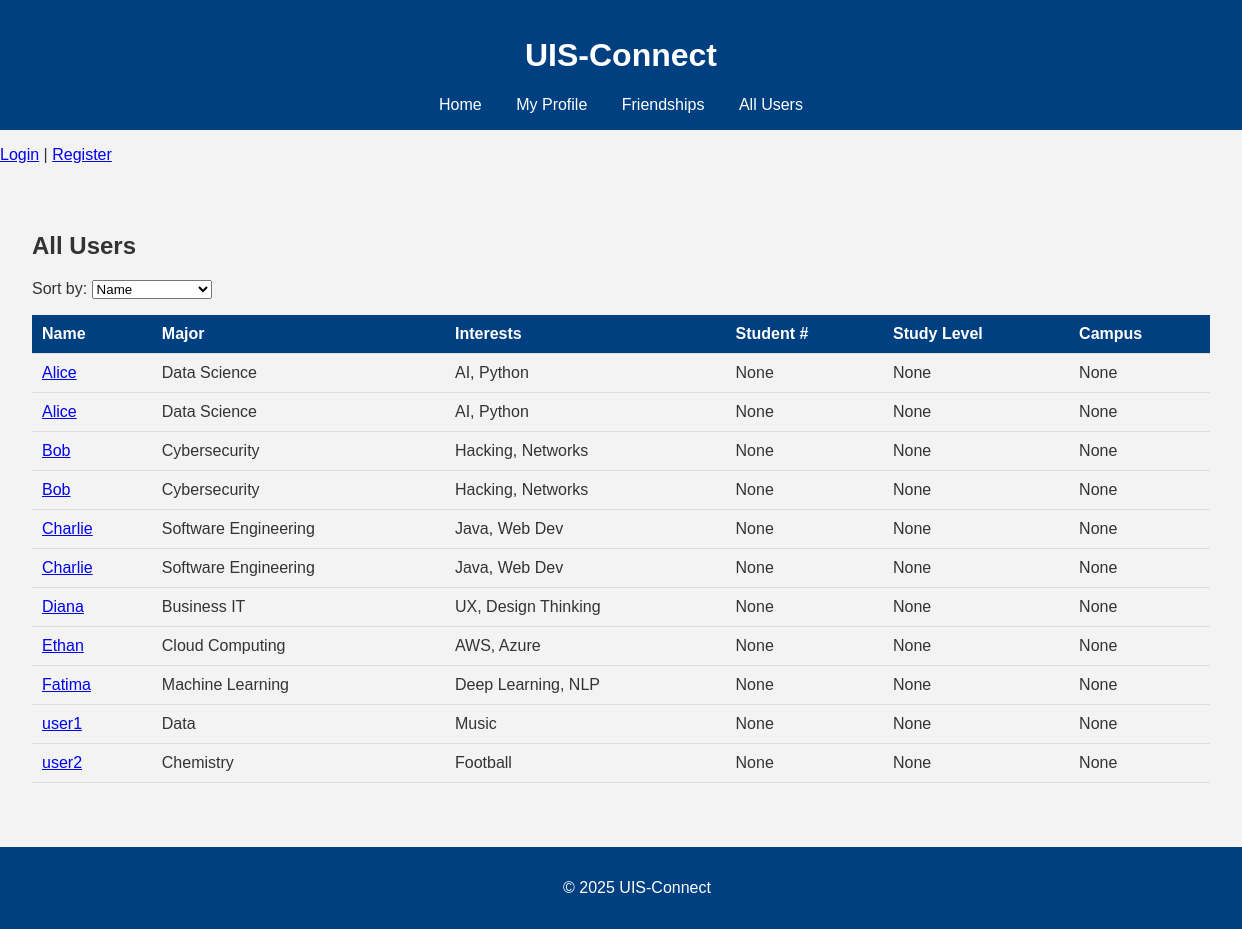
/users, run on an earlier commit of the app's database.
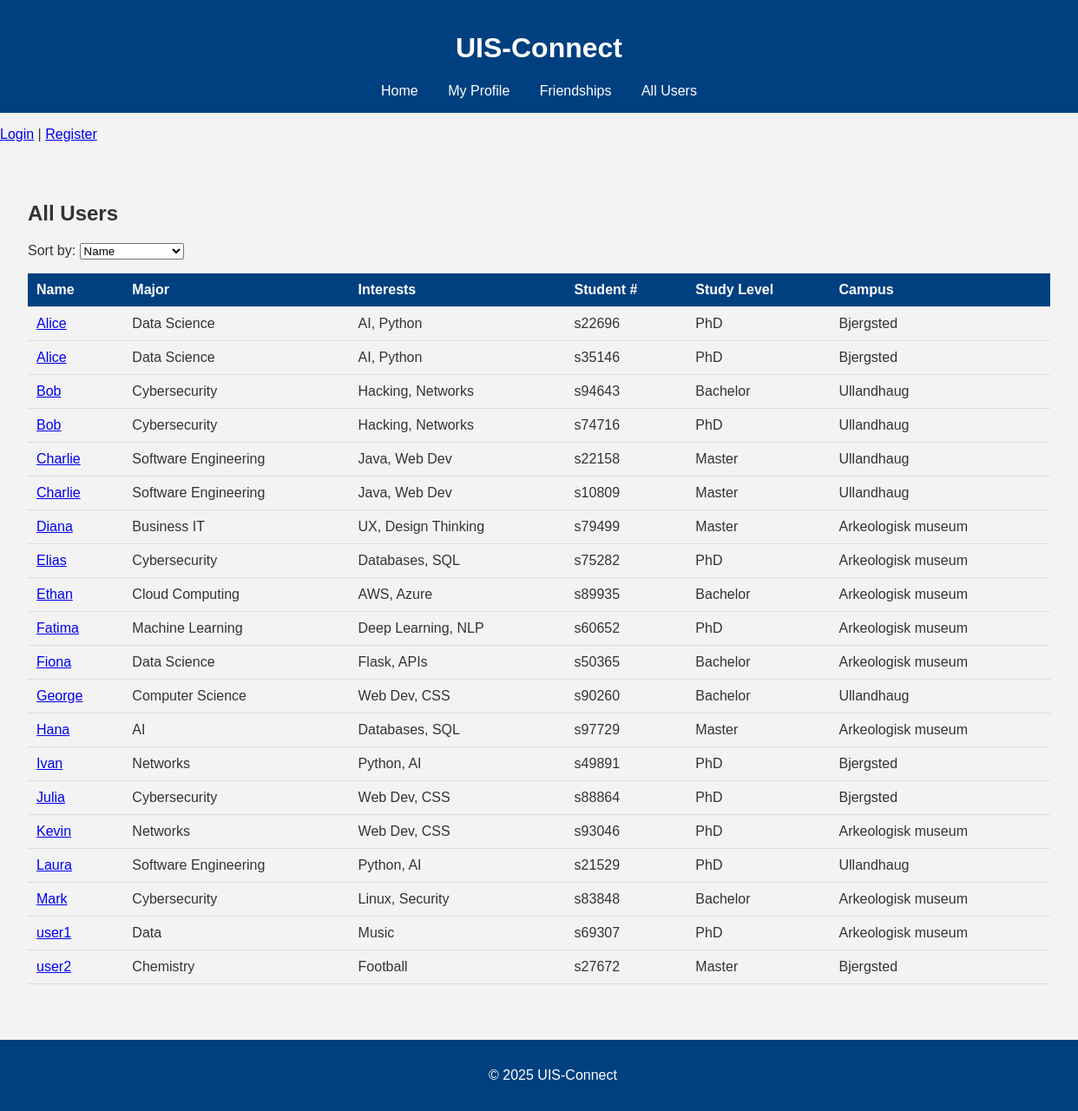
And on a later commit of the database.
### tables this page shows
CREATE TABLE users (
    id INTEGER PRIMARY KEY AUTOINCREMENT,
    username TEXT NOT NULL,
    major TEXT,
    interests TEXT
, study_level TEXT CHECK (study_level IN ('Bachelor', 'Master', 'PhD')), campus TEXT CHECK (campus IN ('Ullandhaug', 'Bjergsted', 'Arkeologisk museum')), student_number TEXT);

### app.py (the view)
@app.route('/users')
def users():
    sort_by = request.args.get('sort', 'username')
    allowed_sort_fields = ['username', 'major', 'interests', 'student_number', 'study_level', 'campus']
    if sort_by not in allowed_sort_fields:
        sort_by = 'username'
    conn = get_db_connection()
    users = conn.execute(f"""
        SELECT id, username, major, interests, student_number, study_level, campus
        FROM users
        ORDER BY {sort_by} ASC
    """).fetchall()
    conn.close()
    return render_template('users.html', users=users, sort_by=sort_by)

### db_utils.py (called while the page is built)
def get_db_connection():
    conn = sqlite3.connect(DATABASE)
    conn.row_factory = sqlite3.Row
    return conn

### templates/users.html (shortened to what this page needs)
{% extends "base.html" %}
{% block content %}
<h2>All Users</h2>
<form method="get" action="{{ url_for('users') }}">
    <label>Sort by:</label>
    <select name="sort" onchange="this.form.submit()">
        <option value="username" {% if sort_by == 'username' %}selected{% endif %}>Name</option>
    </select>
</form>
<table>
    <thead>
        <tr>
            <th>Name</th>
            <th>Major</th>
            <th>Interests</th>
            <th>Student #</th>
            <th>Study Level</th>
            <th>Campus</th>
        </tr>
    </thead>
    <tbody>
        {% for user in users %}
        <tr>
            <td><a href="{{ url_for('view_user', user_id=user.id) }}">{{ user.username }}</a></td>
            <td>{{ user.major }}</td>
            <td>{{ user.interests }}</td>
            <td>{{ user.student_number }}</td>
            <td>{{ user.study_level }}</td>
            <td>{{ user.campus }}</td>
        </tr>
        {% endfor %}
    </tbody>
</table>
{% endblock %}

### templates/base.html (shortened to what this page needs)
<!DOCTYPE html>
<html lang="en">
<head>
    <link rel="stylesheet" href="{{ url_for('static', filename='style.css') }}">
</head>
<body>
    <header>
        <h1>UIS-Connect</h1>
        <nav>
            <a href="{{ url_for('index') }}">Home</a>
            <a href="{{ url_for('profile') }}">My Profile</a>
            <a href="{{ url_for('friendships') }}">Friendships</a>
            <a href="{{ url_for('users') }}">All Users</a>
        </nav>
    </header>
    {% if session.get('username') %}
        <p>Logged in as {{ session.username }} | <a href="{{ url_for('logout') }}">Logout</a></p>
        <p><a href="{{ url_for('friend_requests') }}">Friend Requests</a></p>
    {% else %}
        <p><a href="{{ url_for('login') }}">Login</a> | <a href="{{ url_for('register') }}">Register</a></p>
    {% endif %}
    <main>
        {% block content %}{% endblock %}
    </main>
    <footer>
        <p>&copy; 2025 UIS-Connect</p>
    </footer>
</body>
</html>

### static/style.css (style rules this page uses)
body { font-family: Arial, sans-serif; margin: 0; padding: 0; background-color: #f3f3f3; color: #333; }
header { background-color: #004080; color: white; padding: 1rem; text-align: center; }
nav a { color: white; margin: 0 15px; text-decoration: none; }
main { padding: 2rem; }
form { margin-top: 1rem; }
footer { background-color: #004080; color: white; text-align: center; padding: 1rem; margin-top: 2rem; position: relative; bottom: 0; width: 100%; }
table { width: 100%; border-collapse: collapse; margin-top: 1rem; }
th, td { padding: 10px; text-align: left; border-bottom: 1px solid #ddd; }
th { background-color: #004080; color: white; }

What changed in the data, as far as the page shows it:
changed users (number 1 of 20 on the later page): student_number "None" → "s22696"; study_level "None" → "PhD"; campus "None" → "Bjergsted"
changed users (number 2 of 20 on the later page): student_number "None" → "s35146"; study_level "None" → "PhD"; campus "None" → "Bjergsted"
changed users (number 3 of 20 on the later page): student_number "None" → "s94643"; study_level "None" → "Bachelor"; campus "None" → "Ullandhaug"
changed users (number 4 of 20 on the later page): student_number "None" → "s74716"; study_level "None" → "PhD"; campus "None" → "Ullandhaug"
changed users (number 5 of 20 on the later page): student_number "None" → "s22158"; study_level "None" → "Master"; campus "None" → "Ullandhaug"
changed users (number 6 of 20 on the later page): student_number "None" → "s10809"; study_level "None" → "Master"; campus "None" → "Ullandhaug"
changed users "Diana": student_number "None" → "s79499"; study_level "None" → "Master"; campus "None" → "Arkeologisk museum"
added users: username "Elias", major "Cybersecurity", interests "Databases, SQL", student_number "s75282", study_level "PhD", campus "Arkeologisk museum"
changed users "Ethan": student_number "None" → "s89935"; study_level "None" → "Bachelor"; campus "None" → "Arkeologisk museum"
changed users "Fatima": student_number "None" → "s60652"; study_level "None" → "PhD"; campus "None" → "Arkeologisk museum"
added users: username "Fiona", major "Data Science", interests "Flask, APIs", student_number "s50365", study_level "Bachelor", campus "Arkeologisk museum"
added users: username "George", major "Computer Science", interests "Web Dev, CSS", student_number "s90260", study_level "Bachelor", campus "Ullandhaug"
added users: username "Hana", major "AI", interests "Databases, SQL", student_number "s97729", study_level "Master", campus "Arkeologisk museum"
added users: username "Ivan", major "Networks", interests "Python, AI", student_number "s49891", study_level "PhD", campus "Bjergsted"
added users: username "Julia", major "Cybersecurity", interests "Web Dev, CSS", student_number "s88864", study_level "PhD", campus "Bjergsted"
added users: username "Kevin", major "Networks", interests "Web Dev, CSS", student_number "s93046", study_level "PhD", campus "Arkeologisk museum"
added users: username "Laura", major "Software Engineering", interests "Python, AI", student_number "s21529", study_level "PhD", campus "Ullandhaug"
added users: username "Mark", major "Cybersecurity", interests "Linux, Security", student_number "s83848", study_level "Bachelor", campus "Arkeologisk museum"
changed users "user1": student_number "None" → "s69307"; study_level "None" → "PhD"; campus "None" → "Arkeologisk museum"
changed users "user2": student_number "None" → "s27672"; study_level "None" → "Master"; campus "None" → "Bjergsted"
